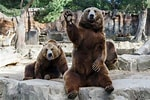
#> input picture labs/Lab7/bear.jpg, 150 x 100 px, found by its file name
$ python boudjeysLab7.py
#> lines starting #> are read from the running program, lines starting #| are printed output that depends on the picture
from PIL import Image, ImageFilter


#import and save jpg as a png
image1 = Image.open(r'C:\it3038c-scripts\python\Lab7Images\bear.jpg', "r")
#> image1 is the input picture: PIL image 150x100 RGB; mean R, G, B 120.7, 117.4, 109.7
image1.save(r"C:\it3038c-scripts\python\Lab7Images\bear.png")

#import an image and rotate it 90 degrees, then save
image2 = Image.open(r'C:\it3038c-scripts\python\Lab7Images\fish.jpg', "r")
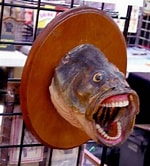
#> input picture labs/Lab7/fish.jpg, 150 x 166 px, found by its file name
#> image2 is the input picture: PIL image 150x166 RGB; mean R, G, B 123.1, 82.2, 76.4
image2.rotate(90).save(r"C:\it3038c-scripts\python\Lab7Images\fishrotated.jpg")
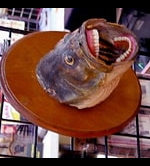
#> saved as fishrotated.jpg: PIL image 150x166 RGB; mean R, G, B 109.7, 70.4, 63.4

#import an image and apply a gaussian blur, then save
image3 = Image.open(r'C:\it3038c-scripts\python\Lab7Images\squirrel.jpg', "r")
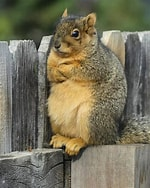
#> input picture labs/Lab7/squirrel.jpg, 150 x 188 px, found by its file name
#> image3 is the input picture: PIL image 150x188 RGB; mean R, G, B 117.7, 112.8, 90.9
image3.filter(ImageFilter.GaussianBlur(15)).save(r'C:\it3038c-scripts\python\Lab7Images\squirrelblurred.jpg')
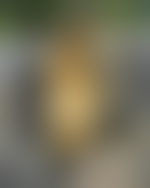
#> saved as squirrelblurred.jpg: PIL image 150x188 RGB; mean R, G, B 118.3, 113.5, 91.6
